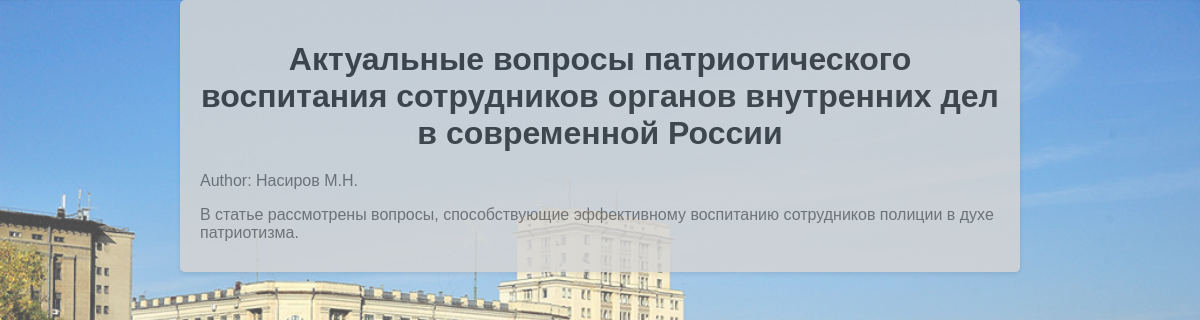
Page /2/ on the committed database.
### журнал/models.py (models this page shows, shortened)
class Article(models.Model):
    author = models.CharField(max_length=255)
    content = models.TextField()
    publicationDate = models.DateField()
    title = models.CharField(max_length=255)

### журнал/views.py (the view)
# urls.py: path('<int:article_id>/', views.SearchArticle.article_detail, name='article_detail'),
    @staticmethod
    def article_detail(request, article_id):
        article = Article.objects.get(id=article_id)
        context = {
            'article': article
        }
        return render(request, 'article_detail.html', context)

### журнал/templates/article_detail.html (shortened to what this page needs)
<!DOCTYPE html>
<html>
<head>
</head>
<body>
    <div class="container">
        <h1>{{ article.title }}</h1>
        <p>Author: {{ article.author }}</p>
        <p>{{ article.content }}</p>
    </div>
</body>
</html>

### журнал/templates/article_detail.html (style rules this page uses)
body { background-image: url('/static/images/1.png'); background-size: cover; font-family: Arial, sans-serif; margin: 0; padding: 0; }
.container { max-width: 800px; margin: 0 auto; background-color: #d4d4d4;; padding: 20px; border-radius: 5px; box-shadow: 0 2px 5px rgba(0, 0, 0, 0.1); opacity:0.85; }
h1 { color: #333; text-align: center; margin-bottom: 20px; }
p { color: #666; margin-bottom: 10px; }

### rows in the picture
Article: title "Актуальные вопросы патриотического воспитания сотрудников органов внутренних дел в современной России", author "Насиров М.Н.", content "В статье рассмотрены вопросы, способствующие эффективному воспитанию сотрудников полиции в духе патриотизма."
